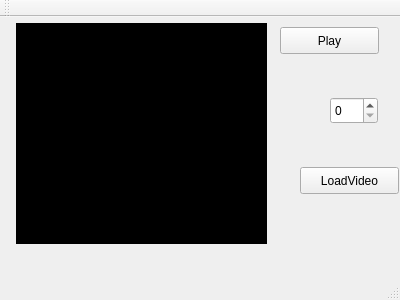
<?xml version="1.0" encoding="UTF-8"?>
<ui version="4.0">
 <class>MainWindow</class>
 <widget class="QMainWindow" name="MainWindow">
  <property name="geometry">
   <rect>
    <x>0</x>
    <y>0</y>
    <width>400</width>
    <height>300</height>
   </rect>
  </property>
  <property name="windowTitle">
   <string>MainWindow</string>
  </property>
  <widget class="QWidget" name="centralWidget">
   <widget class="QPushButton" name="pushButton">
    <property name="geometry">
     <rect>
      <x>280</x>
      <y>10</y>
      <width>99</width>
      <height>27</height>
     </rect>
    </property>
    <property name="text">
     <string>Play</string>
    </property>
   </widget>
   <widget class="QSpinBox" name="spinBox">
    <property name="geometry">
     <rect>
      <x>330</x>
      <y>80</y>
      <width>48</width>
      <height>27</height>
     </rect>
    </property>
    <property name="maximum">
     <number>200</number>
    </property>
   </widget>
   <widget class="QLabel" name="label">
    <property name="geometry">
     <rect>
      <x>16</x>
      <y>6</y>
      <width>251</width>
      <height>221</height>
     </rect>
    </property>
    <property name="styleSheet">
     <string notr="true">    Background-color: #000;

</string>
    </property>
    <property name="text">
     <string/>
    </property>
   </widget>
   <widget class="QPushButton" name="pushButton_2">
    <property name="geometry">
     <rect>
      <x>300</x>
      <y>150</y>
      <width>99</width>
      <height>27</height>
     </rect>
    </property>
    <property name="text">
     <string>LoadVideo</string>
    </property>
   </widget>
  </widget>
  <widget class="QMenuBar" name="menuBar">
   <property name="geometry">
    <rect>
     <x>0</x>
     <y>0</y>
     <width>400</width>
     <height>25</height>
    </rect>
   </property>
  </widget>
  <widget class="QToolBar" name="mainToolBar">
   <attribute name="toolBarArea">
    <enum>TopToolBarArea</enum>
   </attribute>
   <attribute name="toolBarBreak">
    <bool>false</bool>
   </attribute>
  </widget>
  <widget class="QStatusBar" name="statusBar"/>
 </widget>
 <layoutdefault spacing="6" margin="11"/>
 <resources/>
 <connections/>
</ui>
